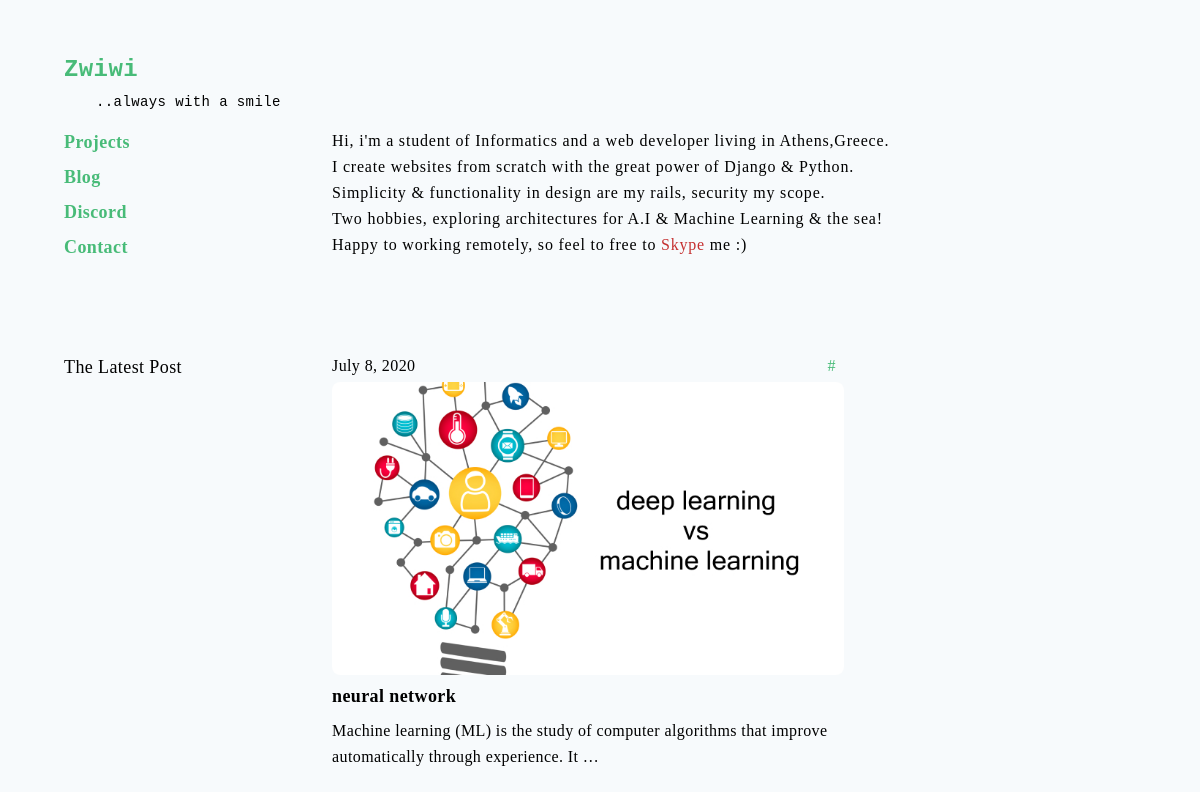
The app's page /, older data.
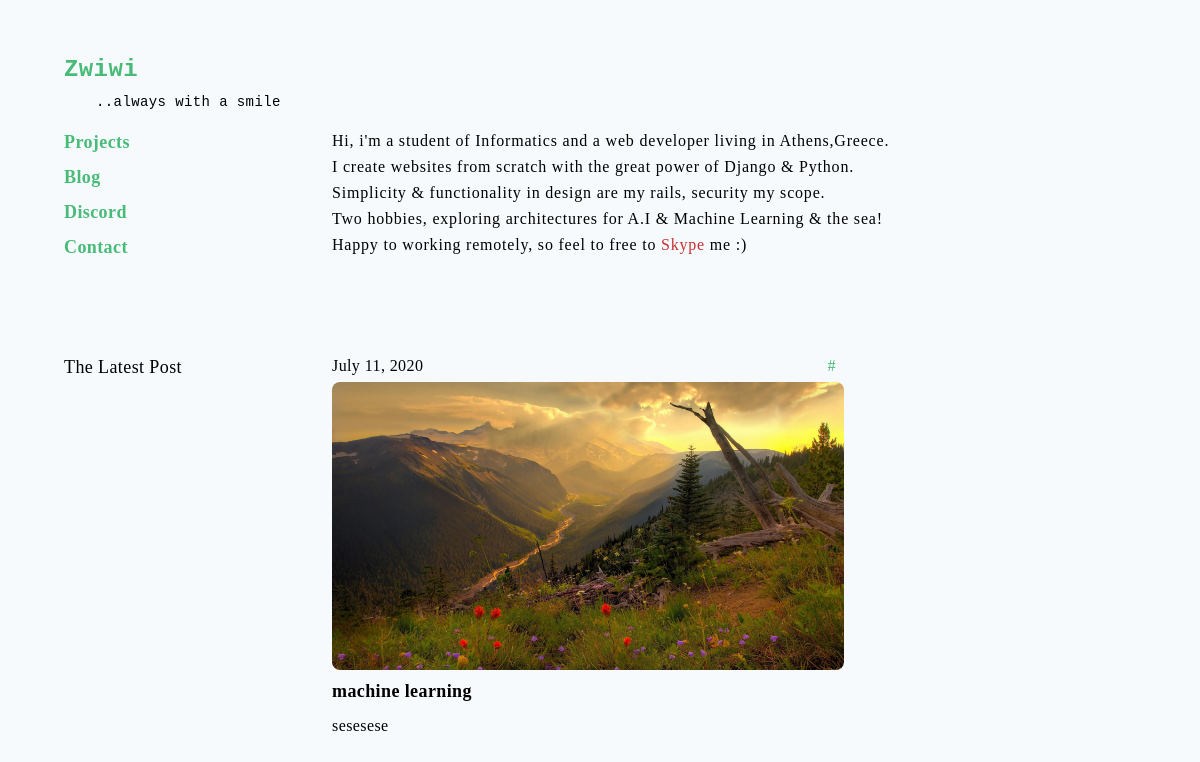
The same page, newer data.
### pages/models.py (models this page shows)
class Post(models.Model):
    title=models.CharField(max_length=200)
    body=models.TextField()
    pub_date=models.DateField()
    image=models.ImageField(upload_to='images/',null=True, blank=True )
    tags=models.CharField(max_length=100 ,blank=True)

### pages/views.py (the view)
# urls.py: path('',views.home,name='home'),
def home(request):
    all_items=Landing_content.objects.all
    latest_post = Post.objects.last()
    return render(request,"home.html",{'all_items':all_items,'latest_post':latest_post})

### pages/templates/home.html (shortened to what this page needs)
 {% extends 'base.html' %}
{% load static %}
{% block content %}
<div class="pt-2 lg:pt-8 leading-relaxed tracking-wider text-md">
    {% if all_items %}
            {% for x in all_items %}
                 {% autoescape off %}
                 {{ x.body|linebreaks }}
                 {% endautoescape %}
             {% endfor%}
    {% endif %}
</div>
{% endblock %}
{% block post %}
<div class="lg:flex mt-24">
    <div class="flex-none lg:w-1/4 ">
        <p class="lg:fixed text-lg pb-4">The Latest Post</p>
    </div>
    <div class="lg:w-3/4 ">
    {% if latest_post %}
        <div class="pb-20 max-w-lg ">
            <div class="flex justify-between items-start pb-1">
                <span class="font-light">{{ latest_post.pub_date }}</span>
                <a class="px-2 text-green-500" href="#">#{{ latest_post.tags }}</a>
            </div>
            <div>
                  <img src="{{ latest_post.image.url }}" class="bg-cover rounded-lg">
            </div>
            <div class="mt-2">
                <a class="text-lg font-semibold" href="#">{{ latest_post.title  }}</a>
                <p class="mt-2 leading-relaxed">{{ latest_post.body|truncatewords:15  }}</p>
            </div>
        </div>
    {% endif %}
    </div>
</div>
{% endblock %}

Row changes from the older to the newer data that the page shows:
no longer on this page (row unchanged): Post: pub_date "July 8, 2020", image (picture), title "neural network", body "Machine learning (ML) is the study of computer algorithms that improve automatically through experience. It …"
added Post: pub_date "July 11, 2020", image (picture), title "machine learning", body "sesesese"
